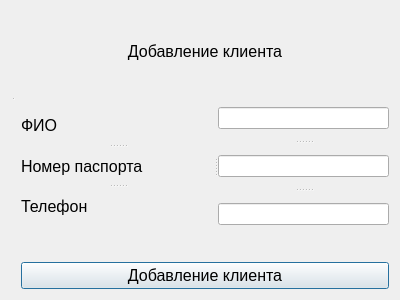
<?xml version="1.0" encoding="UTF-8"?>
<ui version="4.0">
 <class>AddClient</class>
 <widget class="QDialog" name="AddClient">
  <property name="geometry">
   <rect>
    <x>0</x>
    <y>0</y>
    <width>400</width>
    <height>300</height>
   </rect>
  </property>
  <property name="windowTitle">
   <string>Dialog</string>
  </property>
  <layout class="QGridLayout" name="gridLayout">
   <item row="4" column="1">
    <widget class="QSplitter" name="splitter_3">
     <property name="orientation">
      <enum>Qt::Horizontal</enum>
     </property>
     <widget class="QSplitter" name="splitter">
      <property name="orientation">
       <enum>Qt::Vertical</enum>
      </property>
      <widget class="QLabel" name="label">
       <property name="font">
        <font>
         <pointsize>12</pointsize>
        </font>
       </property>
       <property name="text">
        <string>ФИО</string>
       </property>
      </widget>
      <widget class="QLabel" name="label_2">
       <property name="font">
        <font>
         <pointsize>12</pointsize>
        </font>
       </property>
       <property name="text">
        <string>Номер паспорта</string>
       </property>
      </widget>
      <widget class="QLabel" name="label_3">
       <property name="font">
        <font>
         <pointsize>12</pointsize>
        </font>
       </property>
       <property name="text">
        <string>Телефон</string>
       </property>
      </widget>
     </widget>
     <widget class="QSplitter" name="splitter_2">
      <property name="orientation">
       <enum>Qt::Vertical</enum>
      </property>
      <property name="opaqueResize">
       <bool>false</bool>
      </property>
      <property name="handleWidth">
       <number>26</number>
      </property>
      <widget class="QLineEdit" name="lineEdit"/>
      <widget class="QLineEdit" name="lineEdit_2"/>
      <widget class="QLineEdit" name="lineEdit_3"/>
     </widget>
    </widget>
   </item>
   <item row="5" column="1">
    <spacer name="verticalSpacer">
     <property name="orientation">
      <enum>Qt::Vertical</enum>
     </property>
     <property name="sizeHint" stdset="0">
      <size>
       <width>20</width>
       <height>40</height>
      </size>
     </property>
    </spacer>
   </item>
   <item row="6" column="1">
    <widget class="QPushButton" name="pushButton">
     <property name="font">
      <font>
       <pointsize>12</pointsize>
      </font>
     </property>
     <property name="text">
      <string>Добавление клиента</string>
     </property>
    </widget>
   </item>
   <item row="0" column="1">
    <spacer name="verticalSpacer_2">
     <property name="orientation">
      <enum>Qt::Vertical</enum>
     </property>
     <property name="sizeHint" stdset="0">
      <size>
       <width>20</width>
       <height>40</height>
      </size>
     </property>
    </spacer>
   </item>
   <item row="3" column="0">
    <widget class="QSplitter" name="splitter_4">
     <property name="orientation">
      <enum>Qt::Horizontal</enum>
     </property>
     <widget class="QSplitter" name="splitter_5">
      <property name="orientation">
       <enum>Qt::Vertical</enum>
      </property>
     </widget>
     <widget class="QSplitter" name="splitter_6">
      <property name="orientation">
       <enum>Qt::Vertical</enum>
      </property>
      <property name="handleWidth">
       <number>26</number>
      </property>
     </widget>
    </widget>
   </item>
   <item row="1" column="1">
    <widget class="QLabel" name="label_5">
     <property name="font">
      <font>
       <pointsize>12</pointsize>
       <kerning>true</kerning>
      </font>
     </property>
     <property name="focusPolicy">
      <enum>Qt::NoFocus</enum>
     </property>
     <property name="text">
      <string>Добавление клиента</string>
     </property>
     <property name="alignment">
      <set>Qt::AlignCenter</set>
     </property>
    </widget>
   </item>
   <item row="2" column="1">
    <spacer name="verticalSpacer_3">
     <property name="orientation">
      <enum>Qt::Vertical</enum>
     </property>
     <property name="sizeHint" stdset="0">
      <size>
       <width>20</width>
       <height>40</height>
      </size>
     </property>
    </spacer>
   </item>
  </layout>
 </widget>
 <resources/>
 <connections/>
</ui>
